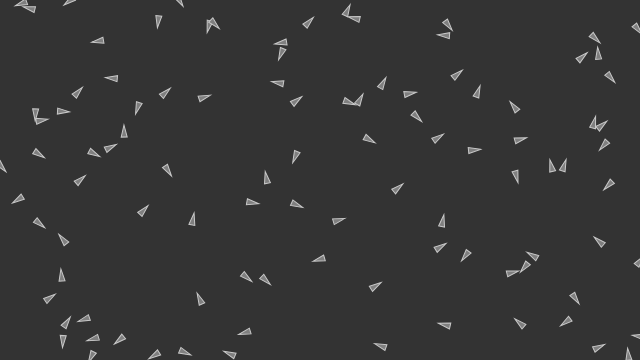
Frame 1 (no input)
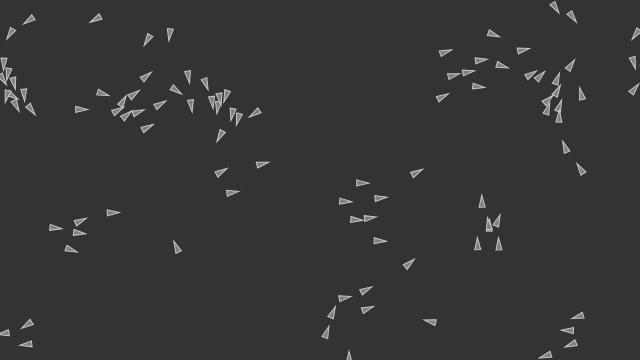
Frame 60 (no input)
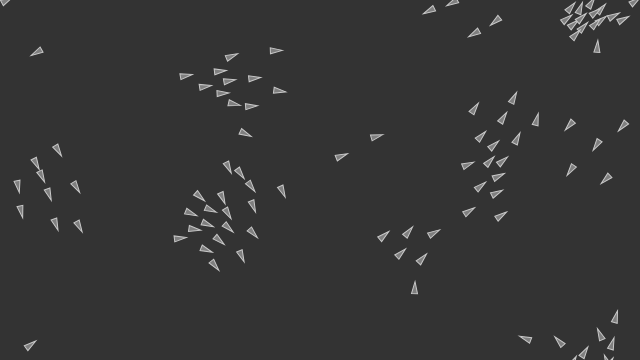
Frame 120 (the mouse pressed at the canvas centre since frame 60)

The p5.js sketch that drew these frames (run headless with seeded random() and noise() and a simulated clock; from frame 60 on, the mouse is pressed at the canvas centre):

// p5.js sketch
// ── sketch.js
// create a basic boids simulation in p5.js
// by Daniel Shiffman

// An array of boids
var boids = [];

function setup() {
  createCanvas(640, 360);
  // Add an initial set of boids into the system
  for (var i = 0; i < 100; i++) {
    boids[i] = new Boid(random(width), random(height));
  }
}

function draw() {
  background(51);
  for (var i = 0; i < boids.length; i++) {
    boids[i].run(boids);
  }
}

// Add a new boid into the System
function mouseDragged() {
  boids.push(new Boid(mouseX, mouseY));
}

// Boid class
// Methods for Separation, Cohesion, Alignment added

class Boid {

  constructor(x, y) {
    this.acceleration = createVector(0, 0);
    this.velocity = createVector(random(-1, 1), random(-1, 1));
    this.position = createVector(x, y);
    this.r = 3.0;
    this.maxspeed = 3; // Maximum speed
    this.maxforce = 0.05; // Maximum steering force
  }

  run(boids) {
    this.flock(boids);
    this.update();
    this.borders();
    this.render();
  }

  applyForce(force) {
    // We could add mass here if we want A = F / M
    this.acceleration.add(force);
  }

  // We accumulate a new acceleration each time based on three rules
  flock(boids) {
    var sep = this.separate(boids); // Separation
    var ali = this.align(boids); // Alignment
    var coh = this.cohesion(boids); // Cohesion
    // Arbitrarily weight these forces
    sep.mult(1.5);
    ali.mult(1.0);
    coh.mult(1.0);
    // Add the force vectors to acceleration
    this.applyForce(sep);
    this.applyForce(ali);
    this.applyForce(coh);
  }

  // Method to update location
  update() {
    // Update velocity
    this.velocity.add(this.acceleration);
    // Limit speed
    this.velocity.limit(this.maxspeed);
    this.position.add(this.velocity);
    // Reset accelertion to 0 each cycle
    this.acceleration.mult(0);
  }

  // A method that calculates and applies a steering force towards a target
  // STEER = DESIRED MINUS VELOCITY
  seek(target) {
    var desired = p5.Vector.sub(target, this.position); // A vector pointing from the location to the target
    // Scale to maximum speed
    desired.setMag(this.maxspeed);
    // Steering = Desired minus velocity
    var steer = p5.Vector.sub(desired, this.velocity);
    steer.limit(this.maxforce); // Limit to maximum steering force
    return steer;
  }

  render() {
    // Draw a triangle rotated in the direction of velocity
    var theta = this.velocity.heading() + radians(90);
    fill(127);
    stroke(200);
    push();
    translate(this.position.x, this.position.y);
    rotate(theta);
    beginShape();
    vertex(0, -this.r * 2);
    vertex(-this.r, this.r * 2);
    vertex(this.r, this.r * 2);
    endShape(CLOSE);
    pop();
  }

  // Wraparound
  borders() {
    if (this.position.x < -this.r) this.position.x = width + this.r;
    if (this.position.y < -this.r) this.position.y = height + this.r;
    if (this.position.x > width + this.r) this.position.x = -this.r;
    if (this.position.y > height + this.r) this.position.y = -this.r;
  }

  // Separation
  // Method checks for nearby boids and steers away
  separate(boids) {
    var desiredseparation = 25.0;
    var steer = createVector(0, 0);
    var count = 0;
    // For every boid in the system, check if it's too close
    for (var i = 0; i < boids.length; i++) {
      var d = p5.Vector.dist(this.position, boids[i].position);
      // If the distance is greater than 0 and less than an arbitrary amount (0 when you are yourself)
      if ((d > 0) && (d < desiredseparation)) {
        // Calculate vector pointing away from neighbor
        var diff = p5.Vector.sub(this.position, boids[i].position);
        diff.normalize();
        diff.div(d); // Weight by distance
        steer.add(diff);
        count++; // Keep track of how many
      }
    }
    // Average -- divide by how many
    if (count > 0) {
      steer.div(count);
    }

    // As long as the vector is greater than 0
    if (steer.mag() > 0) {
      // Implement Reynolds: Steering = Desired - Velocity
      steer.normalize();
      steer.mult(this.maxspeed);
      steer.sub(this.velocity);
      steer.limit(this.maxforce);
    }
    return steer;
  }

  // Alignment
  // For every nearby boid in the system, calculate the average velocity
  align(boids) {
    var neighbordist = 50;
    var sum = createVector(0, 0);
    var count = 0;
    for (var i = 0; i < boids.length; i++) {
      var d = p5.Vector.dist(this.position, boids[i].position);
      if ((d > 0) && (d < neighbordist)) {
        sum.add(boids[i].velocity);
        count++;
      }
    }
    if (count > 0) {
      sum.div(count);
      sum.normalize();
      sum.mult(this.maxspeed);
      var steer = p5.Vector.sub(sum, this.velocity);
      steer.limit(this.maxforce);
      return steer;
    } else {
      return createVector(0, 0);
    }
  }

  // Cohesion
  // For the average location (i.e. center) of all nearby boids, calculate steering vector towards that location
  cohesion(boids) {
    var neighbordist = 50;
    var sum = createVector(0, 0); // Start with empty vector to accumulate all locations
    var count = 0;
    for (var i = 0; i < boids.length; i++) {
      var d = p5.Vector.dist(this.position, boids[i].position);
      if ((d > 0) && (d < neighbordist)) {
        sum.add(boids[i].position); // Add location
        count++;
      }
    }
    if (count > 0) {
      sum.div(count);
      return this.seek(sum); // Steer towards the location
    } else {
      return createVector(0, 0);
    }

  }
}
